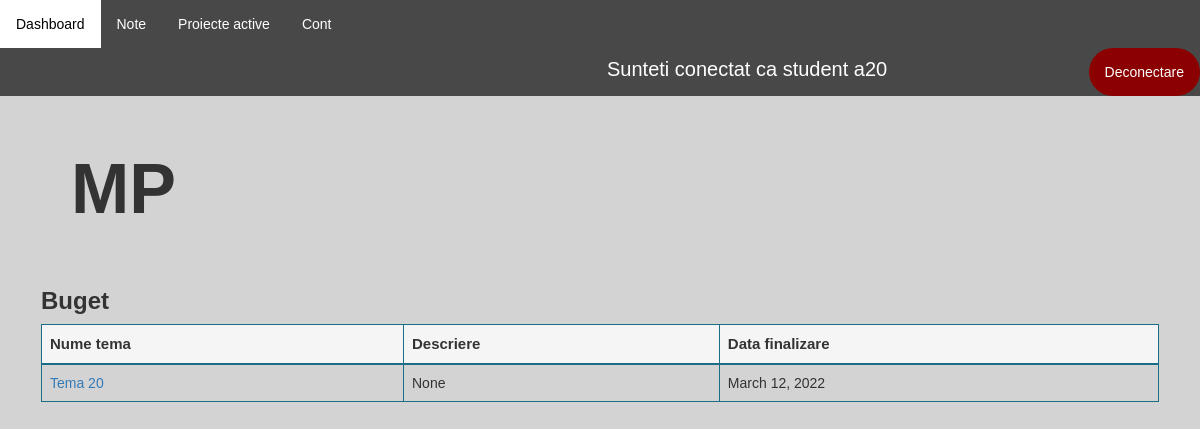
Page /disciplina-student/11/ (signed in) on the earlier database version.
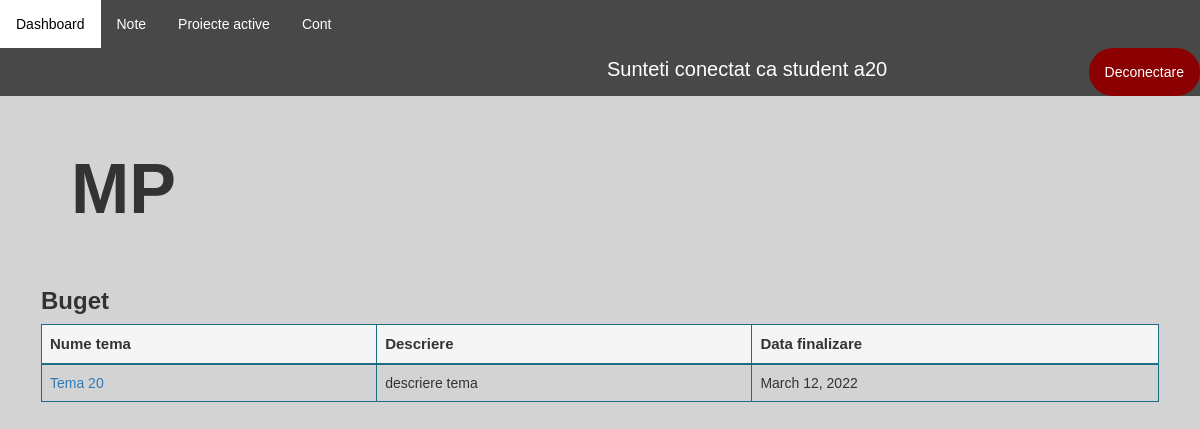
Same page on the later database version.
### application/models.py (models this page shows)
class Tema(models.Model):
    id = models.AutoField(primary_key=True)
    nume = models.CharField(max_length=100, unique=False)
    descriere = models.CharField(max_length=500, null=True)
    proiect = models.ForeignKey(Proiect, on_delete=models.CASCADE, unique=False)

### application/decorators.py (the view)
        def wrapper_func(request, *args, **kwargs):
            user_groups = list()
            for group in request.user.groups.all():
                user_groups.append(group.name)
            if allowed_roles[0] in user_groups:
                return view_func(request, *args, **kwargs)
            else:
                return redirect('dashboard')

### application/functions.py (called while the page is built)
def get_user_info(request):
    user = request.user
    user_groups = [group.name for group in user.groups.all()]
    if 'admin' in user_groups:
        user_type = 'admin'
    elif 'studenti' in user_groups:
        user_type = 'student'
    elif 'secretariat' in user_groups:
        user_type = 'secretar'
    else:
        user_type = 'profesor'
    out = {'user': user,
           'user_groups': user_groups,
           'user_type': user_type
           }
    return out

def create_context(request=None, extract_user_info=True):
    if extract_user_info and not request:
        raise ValueError("request must be set if extract_user_info is True")
    out = {}
    if extract_user_info:
        out.update(get_user_info(request))
    return out

### application/templates/application/student/disciplinaStudent.html (shortened to what this page needs)
{% extends 'application/dashboard.html' %}
{% load static %}
{% block article %}
        <h1 style="font-size: 70px; padding: 30px"><b>{{ disciplina.nume }}</b></h1><br>
        <div class="table-wrapper-scroll-y custom-scrollbar" style="margin-top:-20px;">
        {% for proiect in proiecte %}
            <table class="table table-bordered" id="myTable" style="border-color: #1b6d85">
                <h3><b>{{ proiect.nume }}</b></h3>
                <thead style="background-color: whitesmoke; border-color: #1b6d85; font-size: 15px">
                <tr  style="border-color: #1b6d85">
                    <th  style="border-color: #1b6d85">Nume tema</th>
                    <th  style="border-color: #1b6d85">Descriere</th>
                    <th  style="border-color: #1b6d85">Data finalizare</th>
                </tr>
                </thead>
                <tbody>
                {% for tema in teme_student %}
                    <tr class="tr">
                        <td  style="border-color: #1b6d85"><a href="{% url 'temaStudent' disciplina.id tema.id %}"> {{ tema.nume }}</a></td>
                        <td  style="border-color: #1b6d85">{{ tema.descriere }}</td>
                        <td  style="border-color: #1b6d85">{{ proiect.data_finalizare }}</td>
                    </tr>
                {% endfor %}
                </tbody>
            </table>
        {% endfor %}
        </div>
{% endblock %}

Differences in the rows shown:
changed Tema "Tema 20": descriere "None" → "descriere tema"
